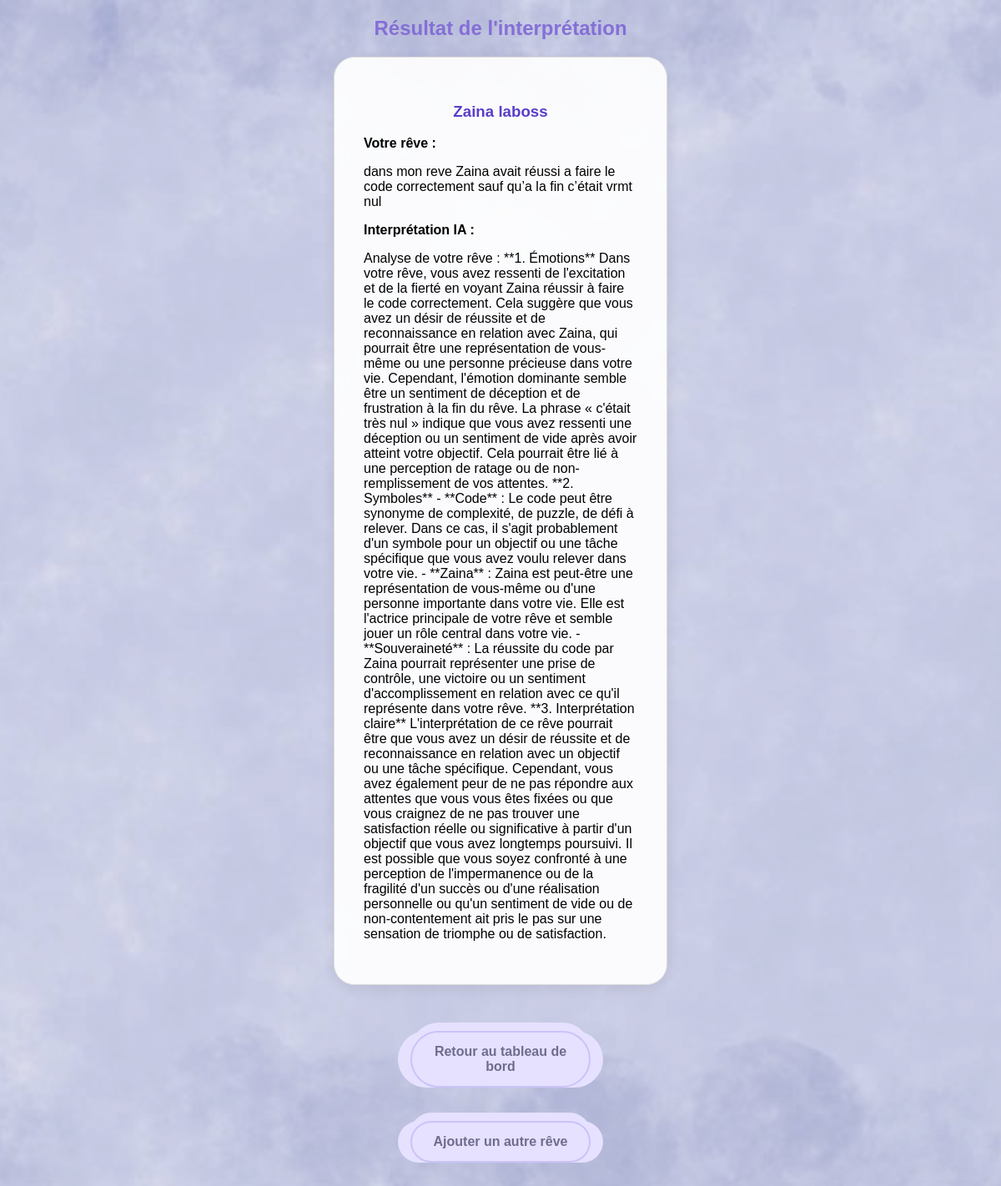
The page /result/2 (signed in) on the database its author committed.
### tables this page shows
CREATE TABLE dreams (
            id INTEGER PRIMARY KEY AUTOINCREMENT,
            user_id INTEGER NOT NULL,
            title TEXT NOT NULL,
            content TEXT NOT NULL,
            interpretation TEXT,
            is_public INTEGER DEFAULT 0,
            FOREIGN KEY (user_id) REFERENCES users (id)
        );

### app.py (the view)
@app.route("/result/<int:dream_id>")
def result(dream_id):
    if "user_id" not in session:
        return redirect(url_for("login"))
    conn = get_db_connection()
    cursor = conn.cursor()
    cursor.execute(
        "SELECT * FROM dreams WHERE id = ? AND user_id = ?",
        (dream_id, session["user_id"])
    )
    dream = cursor.fetchone()
    conn.close()
    if not dream:
        return "Rêve introuvable."
    return render_template("result.html", dream=dream)

### app.py (called while the page is built)
def get_db_connection():
    conn = sqlite3.connect(DATABASE)
    conn.row_factory = sqlite3.Row
    return conn

### templates/result.html (shortened to what this page needs)
<!DOCTYPE html>
<html lang="fr">
<head>
    <link rel="stylesheet" href="{{ url_for('static', filename='style.css') }}">
</head>
<body>
    <div class="container">
        <h2>Résultat de l'interprétation</h2>
        <div class="card">
            <h3>{{ dream["title"] }}</h3>
            <p><strong>Votre rêve :</strong></p>
            <p>{{ dream["content"] }}</p>
            <p><strong>Interprétation IA :</strong></p>
            <p>{{ dream["interpretation"] }}</p>
        </div>
        <div class="buttons">
            <a href="{{ url_for('dashboard') }}" class="btn">Retour au tableau de bord</a>
            <a href="{{ url_for('add_dream') }}" class="btn">Ajouter un autre rêve</a>
        </div>
    </div>
</body>
</html>

### static/style.css (style rules this page uses)
body { font-family: Arial, sans-serif; background: url("background.jpg") no-repeat center center; background-size: cover; margin: 0; padding: 0; min-height: 100vh; }
body::before { content: ""; position: fixed; inset: 0; background: rgba(255, 255, 255, 0.25); pointer-events: none; }
.container { width: 100%; max-width: 400px; margin: 0 auto; background: transparent; box-shadow: none; }
h1, h2, h3, h4 { color: #5a3ec8; text-align: center; }
.btn { display: block; width: 180px; text-align: center; text-decoration: none; background: #dcd6ff; color: #3f3a66; padding: 14px 16px; margin: 15px auto; font-size: 16px; font-weight: bold; border-radius: 50px; border: 2px solid #b8aef5; box-shadow: -15px 0 0 #dcd6ff, 15px 0 0 #dcd6ff, 0 -10px 0 #dcd6ff; transition: 0.3s; cursor: pointer; overflow: hidden; }
.buttons { display: flex; gap: 10px; justify-content: center; flex-wrap: wrap; margin: 20px 0; }
.card { background: rgba(255, 255, 255, 0.92); border: 1px solid #dddddd; border-radius: 25px; padding: 35px; margin-bottom: 40px; max-width: 750px; box-shadow: 0 4px 15px rgba(0,0,0,0.08); backdrop-filter: blur(8px); }

### rows shown on the page
dreams: title "Zaina laboss", content "dans mon reve Zaina avait réussi a faire le code correctement sauf qu’a la fin c’était vrmt nul", interpretation "Analyse de votre rêve : **1. Émotions** Dans votre rêve, vous avez ressenti de l'excitation et de la fierté en voyant Zaina réussir à faire le code correctement. Cela suggère que vous avez un désir de réussite et de reconnaissance en relation avec Zaina, qui pourrait être une représentation de vous-même ou une personne précieuse dans votre vie. Cependant, l'émotion dominante semble être un sentiment de déception et de frustration à la fin du rêve. La phrase « c'était très nul » indique que vous avez ressenti une déception ou un sentiment de vide après avoir atteint votre objectif. Cela pourrait être lié à une perception de ratage ou de non-remplissement de vos attentes. **2. Symboles** -…"
